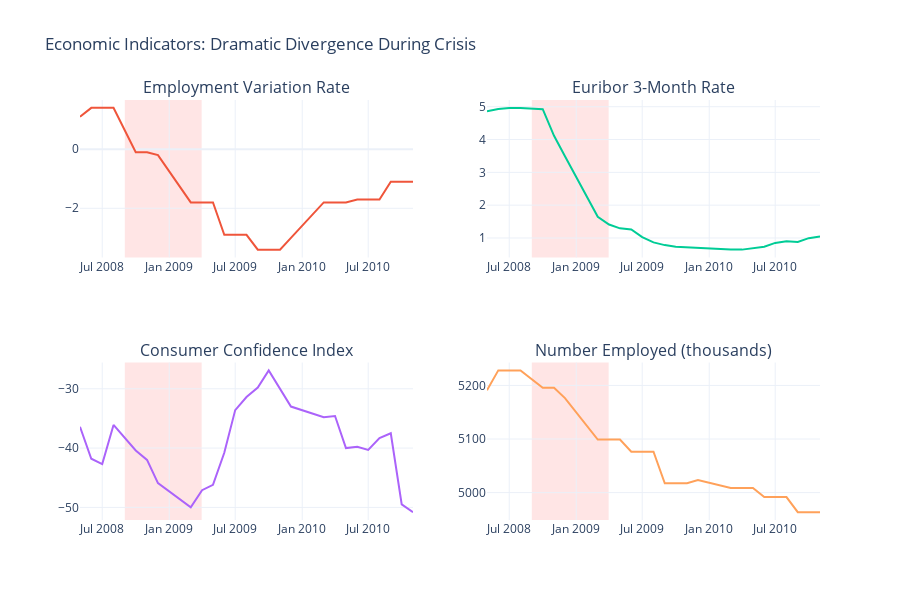

The code cell stored with this chart in its notebook:
### Markdown cell above
### 2.2 Economic Indicators Over Time

### Code cell
# Prepare economic indicator time series
econ_df = df.groupby('contact_date').agg({
    'emp.var.rate': 'mean',
    'euribor3m': 'mean',
    'cons.conf.idx': 'mean',
    'nr.employed': 'mean'
}).reset_index()

# Create subplot for all economic indicators
fig = make_subplots(
    rows=2, cols=2,
    subplot_titles=(
        'Employment Variation Rate',
        'Euribor 3-Month Rate',
        'Consumer Confidence Index',
        'Number Employed (thousands)'
    )
)

# Plot 1: Employment variation rate
fig.add_trace(
    go.Scatter(x=econ_df['contact_date'], y=econ_df['emp.var.rate'],
               mode='lines', name='emp.var.rate', line=dict(color='#EF553B')),
    row=1, col=1
)

# Plot 2: Euribor
fig.add_trace(
    go.Scatter(x=econ_df['contact_date'], y=econ_df['euribor3m'],
               mode='lines', name='euribor3m', line=dict(color='#00CC96')),
    row=1, col=2
)

# Plot 3: Consumer confidence
fig.add_trace(
    go.Scatter(x=econ_df['contact_date'], y=econ_df['cons.conf.idx'],
               mode='lines', name='cons.conf.idx', line=dict(color='#AB63FA')),
    row=2, col=1
)

# Plot 4: Employment level
fig.add_trace(
    go.Scatter(x=econ_df['contact_date'], y=econ_df['nr.employed'],
               mode='lines', name='nr.employed', line=dict(color='#FFA15A')),
    row=2, col=2
)

# Add crisis shading to all subplots
for row in [1, 2]:
    for col in [1, 2]:
        fig.add_vrect(
            x0="2008-09-01", x1="2009-03-31",
            fillcolor="red", opacity=0.1,
            layer="below", line_width=0,
            row=row, col=col
        )

fig.update_layout(
    height=600,
    title_text="Economic Indicators: Dramatic Divergence During Crisis",
    showlegend=False
)

fig.show()

### Figure 1 — Plotly figure (JSON) as saved in the notebook; plotly's stock layout.template omitted (floating-point values rounded to 4 significant figures)
{"data": [{"line": {"color": "#EF553B"}, "mode": "lines", "name": "emp.var.rate", "type": "scatter", "x": ["2008-05-01T00:00:00.000000000", "2008-06-01T00:00:00.000000000", "2008-07-01T00:00:00.000000000", "2008-08-01T00:00:00.000000000", "2008-10-01T00:00:00.000000000", "2008-11-01T00:00:00.000000000", "2008-12-01T00:00:00.000000000", "2009-03-01T00:00:00.000000000", "2009-04-01T00:00:00.000000000", "2009-05-01T00:00:00.000000000", "2009-06-01T00:00:00.000000000", "2009-07-01T00:00:00.000000000", "2009-08-01T00:00:00.000000000", "2009-09-01T00:00:00.000000000", "2009-10-01T00:00:00.000000000", "2009-11-01T00:00:00.000000000", "2009-12-01T00:00:00.000000000", "2010-03-01T00:00:00.000000000", "2010-04-01T00:00:00.000000000", "2010-05-01T00:00:00.000000000", "2010-06-01T00:00:00.000000000", "2010-07-01T00:00:00.000000000", "2010-08-01T00:00:00.000000000", "2010-09-01T00:00:00.000000000", "2010-10-01T00:00:00.000000000", "2010-11-01T00:00:00.000000000"], "xaxis": "x", "y": [1.1, 1.4, 1.4, 1.4, -0.1, -0.1, -0.2, -1.8, -1.8, -1.8, -2.9, -2.9, -2.9, -3.4, -3.4, -3.4, -3.0, -1.8, -1.8, -1.8, -1.7, -1.7, -1.7, -1.1, -1.1, -1.1], "yaxis": "y"}, {"line": {"color": "#00CC96"}, "mode": "lines", "name": "euribor3m", "type": "scatter", "x": ["2008-05-01T00:00:00.000000000", "2008-06-01T00:00:00.000000000", "2008-07-01T00:00:00.000000000", "2008-08-01T00:00:00.000000000", "2008-10-01T00:00:00.000000000", "2008-11-01T00:00:00.000000000", "2008-12-01T00:00:00.000000000", "2009-03-01T00:00:00.000000000", "2009-04-01T00:00:00.000000000", "2009-05-01T00:00:00.000000000", "2009-06-01T00:00:00.000000000", "2009-07-01T00:00:00.000000000", "2009-08-01T00:00:00.000000000", "2009-09-01T00:00:00.000000000", "2009-10-01T00:00:00.000000000", "2009-11-01T00:00:00.000000000", "2009-12-01T00:00:00.000000000", "2010-03-01T00:00:00.000000000", "2010-04-01T00:00:00.000000000", "2010-05-01T00:00:00.000000000", "2010-06-01T00:00:00.000000000", "2010-07-01T00:00:00.000000000", "2010-08-01T00:00:00.000000000", "2010-09-01T00:00:00.000000000", "2010-10-01T00:00:00.000000000", "2010-11-01T00:00:00.000000000"], "xaxis": "x2", "y": [4.858, 4.932, 4.962, 4.965, 4.924, 4.115, 3.493, 1.646, 1.412, 1.294, 1.258, 1.025, 0.8661, 0.7831, 0.7355, 0.7161, 0.7125, 0.6463, 0.6455, 0.6863, 0.733, 0.85, 0.8992, 0.8803, 0.9952, 1.042], "yaxis": "y2"}, {"line": {"color": "#AB63FA"}, "mode": "lines", "name": "cons.conf.idx", "type": "scatter", "x": ["2008-05-01T00:00:00.000000000", "2008-06-01T00:00:00.000000000", "2008-07-01T00:00:00.000000000", "2008-08-01T00:00:00.000000000", "2008-10-01T00:00:00.000000000", "2008-11-01T00:00:00.000000000", "2008-12-01T00:00:00.000000000", "2009-03-01T00:00:00.000000000", "2009-04-01T00:00:00.000000000", "2009-05-01T00:00:00.000000000", "2009-06-01T00:00:00.000000000", "2009-07-01T00:00:00.000000000", "2009-08-01T00:00:00.000000000", "2009-09-01T00:00:00.000000000", "2009-10-01T00:00:00.000000000", "2009-11-01T00:00:00.000000000", "2009-12-01T00:00:00.000000000", "2010-03-01T00:00:00.000000000", "2010-04-01T00:00:00.000000000", "2010-05-01T00:00:00.000000000", "2010-06-01T00:00:00.000000000", "2010-07-01T00:00:00.000000000", "2010-08-01T00:00:00.000000000", "2010-09-01T00:00:00.000000000", "2010-10-01T00:00:00.000000000", "2010-11-01T00:00:00.000000000"], "xaxis": "x3", "y": [-36.4, -41.8, -42.7, -36.1, -40.4, -42.0, -45.9, -50.0, -47.1, -46.2, -40.8, -33.6, -31.4, -29.8, -26.9, -30.1, -33.0, -34.8, -34.6, -40.0, -39.8, -40.3, -38.3, -37.5, -49.5, -50.8], "yaxis": "y3"}, {"line": {"color": "#FFA15A"}, "mode": "lines", "name": "nr.employed", "type": "scatter", "x": ["2008-05-01T00:00:00.000000000", "2008-06-01T00:00:00.000000000", "2008-07-01T00:00:00.000000000", "2008-08-01T00:00:00.000000000", "2008-10-01T00:00:00.000000000", "2008-11-01T00:00:00.000000000", "2008-12-01T00:00:00.000000000", "2009-03-01T00:00:00.000000000", "2009-04-01T00:00:00.000000000", "2009-05-01T00:00:00.000000000", "2009-06-01T00:00:00.000000000", "2009-07-01T00:00:00.000000000", "2009-08-01T00:00:00.000000000", "2009-09-01T00:00:00.000000000", "2009-10-01T00:00:00.000000000", "2009-11-01T00:00:00.000000000", "2009-12-01T00:00:00.000000000", "2010-03-01T00:00:00.000000000", "2010-04-01T00:00:00.000000000", "2010-05-01T00:00:00.000000000", "2010-06-01T00:00:00.000000000", "2010-07-01T00:00:00.000000000", "2010-08-01T00:00:00.000000000", "2010-09-01T00:00:00.000000000", "2010-10-01T00:00:00.000000000", "2010-11-01T00:00:00.000000000"], "xaxis": "x4", "y": [5191.0, 5228.0, 5228.0, 5228.0, 5196.0, 5196.0, 5176.0, 5099.0, 5099.0, 5099.0, 5076.0, 5076.0, 5076.0, 5018.0, 5018.0, 5018.0, 5024.0, 5009.0, 5009.0, 5009.0, 4992.0, 4992.0, 4992.0, 4964.0, 4964.0, 4964.0], "yaxis": "y4"}], "layout": {"annotations": [{"font": {"size": 16}, "showarrow": false, "text": "Employment Variation Rate", "x": 0.225, "xanchor": "center", "xref": "paper", "y": 1, "yanchor": "bottom", "yref": "paper"}, {"font": {"size": 16}, "showarrow": false, "text": "Euribor 3-Month Rate", "x": 0.775, "xanchor": "center", "xref": "paper", "y": 1, "yanchor": "bottom", "yref": "paper"}, {"font": {"size": 16}, "showarrow": false, "text": "Consumer Confidence Index", "x": 0.225, "xanchor": "center", "xref": "paper", "y": 0.375, "yanchor": "bottom", "yref": "paper"}, {"font": {"size": 16}, "showarrow": false, "text": "Number Employed (thousands)", "x": 0.775, "xanchor": "center", "xref": "paper", "y": 0.375, "yanchor": "bottom", "yref": "paper"}], "height": 600, "shapes": [{"fillcolor": "red", "layer": "below", "line": {"width": 0}, "opacity": 0.1, "type": "rect", "x0": "2008-09-01", "x1": "2009-03-31", "xref": "x", "y0": 0, "y1": 1, "yref": "y domain"}, {"fillcolor": "red", "layer": "below", "line": {"width": 0}, "opacity": 0.1, "type": "rect", "x0": "2008-09-01", "x1": "2009-03-31", "xref": "x2", "y0": 0, "y1": 1, "yref": "y2 domain"}, {"fillcolor": "red", "layer": "below", "line": {"width": 0}, "opacity": 0.1, "type": "rect", "x0": "2008-09-01", "x1": "2009-03-31", "xref": "x3", "y0": 0, "y1": 1, "yref": "y3 domain"}, {"fillcolor": "red", "layer": "below", "line": {"width": 0}, "opacity": 0.1, "type": "rect", "x0": "2008-09-01", "x1": "2009-03-31", "xref": "x4", "y0": 0, "y1": 1, "yref": "y4 domain"}], "showlegend": false, "title": {"text": "Economic Indicators: Dramatic Divergence During Crisis"}, "xaxis": {"anchor": "y", "domain": [0, 0.45]}, "xaxis2": {"anchor": "y2", "domain": [0.55, 1]}, "xaxis3": {"anchor": "y3", "domain": [0, 0.45]}, "xaxis4": {"anchor": "y4", "domain": [0.55, 1]}, "yaxis": {"anchor": "x", "domain": [0.625, 1]}, "yaxis2": {"anchor": "x2", "domain": [0.625, 1]}, "yaxis3": {"anchor": "x3", "domain": [0, 0.375]}, "yaxis4": {"anchor": "x4", "domain": [0, 0.375]}}}
